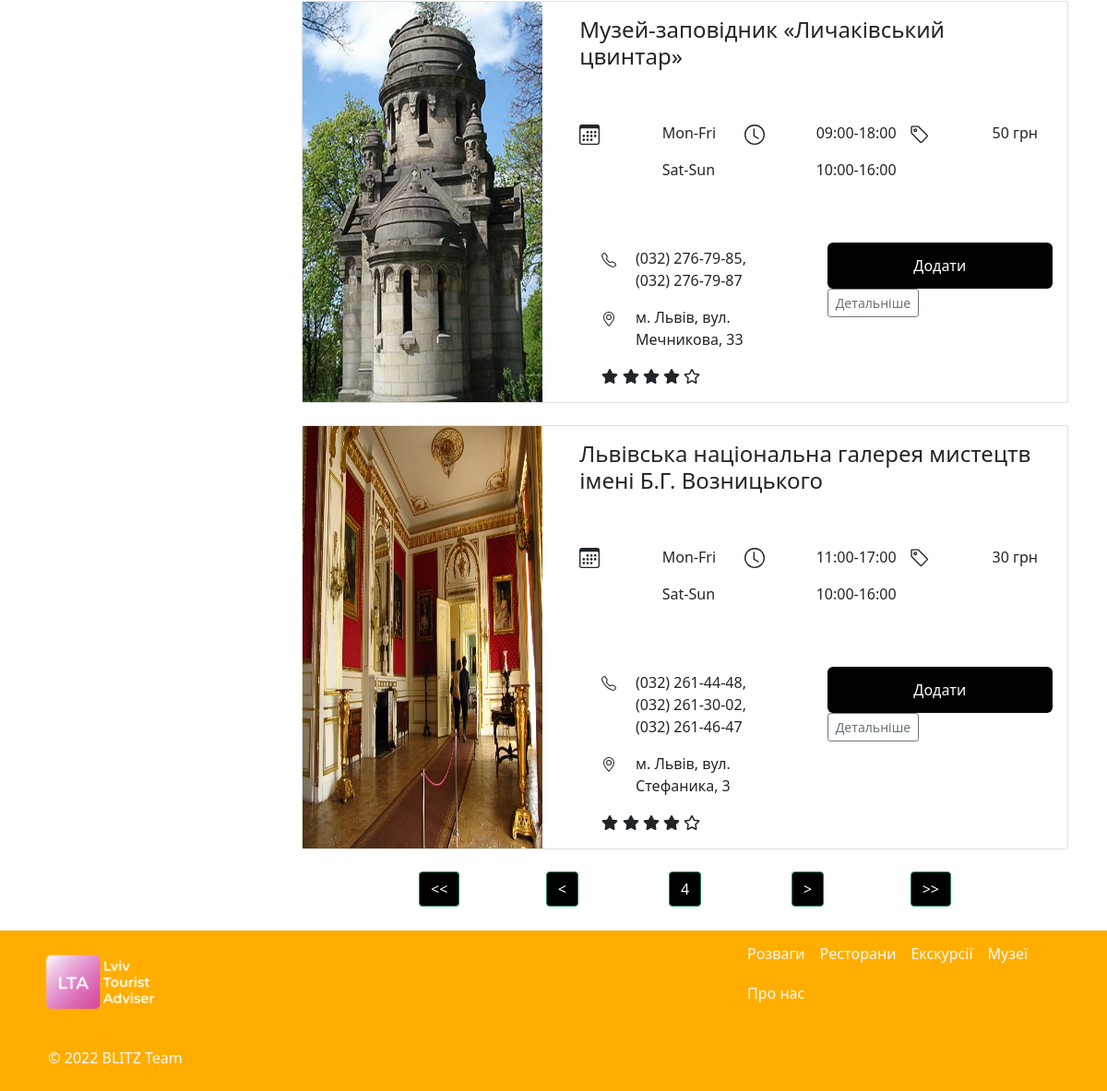
/museums/?page=4 (lower part), run on an earlier commit of the app's database.
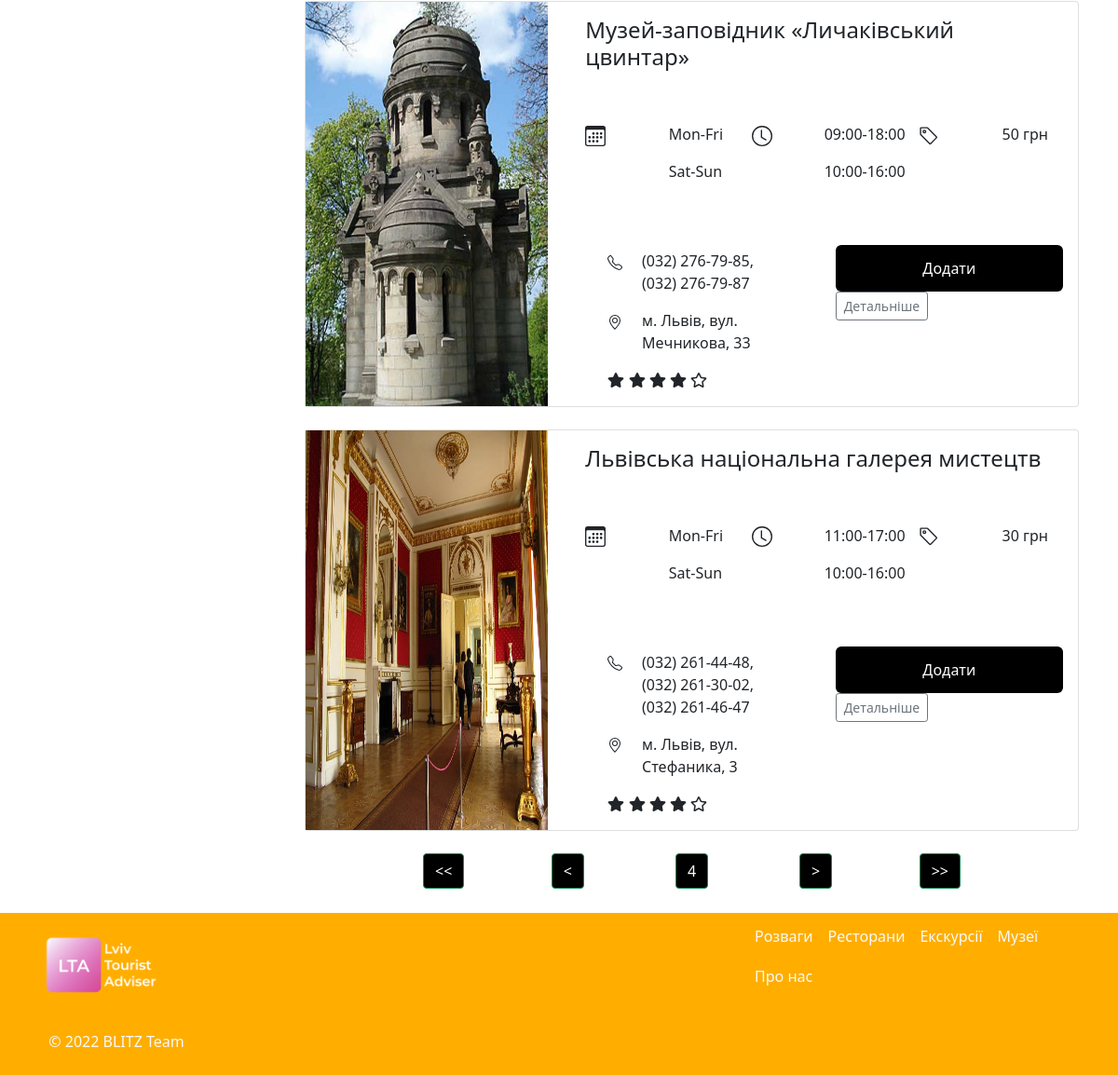
And on a later commit of the database.
### museums/models.py (models this page shows, shortened)
class Museums(models.Model):
    name = models.CharField(max_length=100)
    address = models.CharField(max_length=150)
    price = models.IntegerField()
    img_url = models.CharField(max_length=200)
    start_work_hour = models.CharField(max_length=10)
    end_work_hour = models.CharField(max_length=10)
    description = models.TextField()
    rating = models.DecimalField(max_digits=3, decimal_places=1)
    phone_number = models.CharField(max_length=80)
    category = models.IntegerField(null=True)

### museums/views.py (the view)
# urls.py: path('museums/', include('museums.urls')),
def museums(request):
    all_museums = Museums.objects.all()
    page = request.GET.get('page', 1)
    if not page:
        page = 1
    p = Paginator(all_museums, 5)
    page_response = p.page(page)
    data = {
        'all_museums': page_response,
        'pages': p
    }
    return render(request, 'museums/category.html', data)

### museums/views.py (called while the page is built)
@register.filter
def get_stars(value):
    return range(int(value))

@register.filter
def get_stars_o(value):
    return range(5 - int(value))

@register.filter
def get_img(museum):
    return f'/static/museums/photos/{museum.id}.jpg'

### museums/templates/museums/category.html (shortened to what the changed rows need)
{% extends "main/base.html" %}
{% load static %}
{% block head %}
  <link rel="stylesheet" href="{% static 'museums/category.css' %}">
  <link rel="stylesheet" href="https://cdnjs.cloudflare.com/ajax/libs/font-awesome/4.7.0/css/font-awesome.min.css">
{% endblock %}
{% block content %}
    <div class='row'>
      <div class="col-9 content">
        {% for museum in all_museums.object_list %}
        <div class="card mb-4 box-shadow">
          <div class='row'>
            <div class='col-4'>
              <img class="card-img-thumbnail" data-src="holder.js/100px225?theme=thumb&amp;bg=55595c&amp;fg=eceeef&amp;text=Thumbnail" alt="Thumbnail [100%x225]" style="height: 100%; width: 100%; display: inline-block;" src="{{ museum|get_img }}" data-holder-rendered="true">
            </div>
            <div class="col-8">
              <div class="card-body">
                <h4>{{ museum.name }}</h4>
                <br>
                <br>
                  <div class="row">
                    <div class="col-4">
                      <div class="row">
                        <div class="col-6">
                        </div>
                        <div class="col-6">
                          <p style="text-align:left;">Mon-Fri</p>
                          <p style="text-align:left;">Sat-Sun</p>
                        </div>
                      </div>
                    </div>
                    <div class="col-4">
                      <div class="row">
                        <div class="col-6">
                          <svg xmlns="http://www.w3.org/2000/svg" width="22" height="22" fill="currentColor" class="bi bi-clock" viewBox="0 0 16 16">
                            <path d="M8 3.5a.5.5 0 0 0-1 0V9a.5.5 0 0 0 .252.434l3.5 2a.5.5 0 0 0 .496-.868L8 8.71V3.5z"/>
                            <path d="M8 16A8 8 0 1 0 8 0a8 8 0 0 0 0 16zm7-8A7 7 0 1 1 1 8a7 7 0 0 1 14 0z"/>
                          </svg>
                        </div>
                        <div class="col-6" style='padding:0;'>
                          <p style="text-align:left;">{{museum.start_work_hour}}-{{museum.end_work_hour}}</p>
                          <p style="text-align:left;">10:00-16:00</p>
                        </div>
                      </div>
                    </div>
                    <div class="col-4">
                      <div class="row">
                        <div class="col-6">
                        </div>
                        <div class="col-6">
                          <p style="text-align:left;">{{museum.price}} грн</p>
                        </div>
                      </div>
                    </div>
                  </div>
                  <br>
                  <br>
                  <div class="row" style="margin-top:8px;">
                    <div class="col-6" style="text-align:left;">
                      <div class="container-fluid" style="item-align:center">
                        <div class="row">
                          <div class="col-2">
                          </div>
                          <div class="col-10">
                            <p>{{museum.phone_number}}</p>
                          </div>
                        </div>
                        <div class="row">
                          <div class="col-2">
                          </div>
                          <div class="col-10">
                            <p>{{museum.address}}</p>
                          </div>
                          <div class="d-flex justify-content-left">
                            <div class="stars">
                              {% for i in museum.rating|get_stars %}
                              <i class="fa fa-star" aria-hidden="true"></i>
                              {% endfor %}
                              {% for i in museum.rating|get_stars_o %}
                              <i class="fa fa-star-o" aria-hidden="true"></i>
                              {% endfor %}
                            </div>
                          </div>
                        </div>
                      </div>
                    </div>
                    <div class="col-6">
                      <div class="button-group-vertical">
                        <a href="#" class="plan_a" style="text-decoration:none;">
                          <div class="plan_div add">
                            <p id="{{ museum.id }}" style="color:#fff;margin:0px;font-size:16px;">Додати</p>
                          </div>
                        </a>
                        <a href="{{ museum.id }}" style="text-decoration:none;"><button type="button" class="btn btn-sm btn-outline-secondary ui-btn ui-shadow ui-corner-all">Детальніше</button></a>
                      </div>
                    </div>
                  </div>
                </div>
              </div>
            </div>
          </div>
          {% endfor %}
        </div>
      </div>
{% endblock %}

What changed in the data, as far as the page shows it:
changed Museums "м. Львів, вул. Стефаника, 3": name "Львівська національна галерея мистецтв імені Б.Г. Возницького" → "Львівська національна галерея мистецтв"
